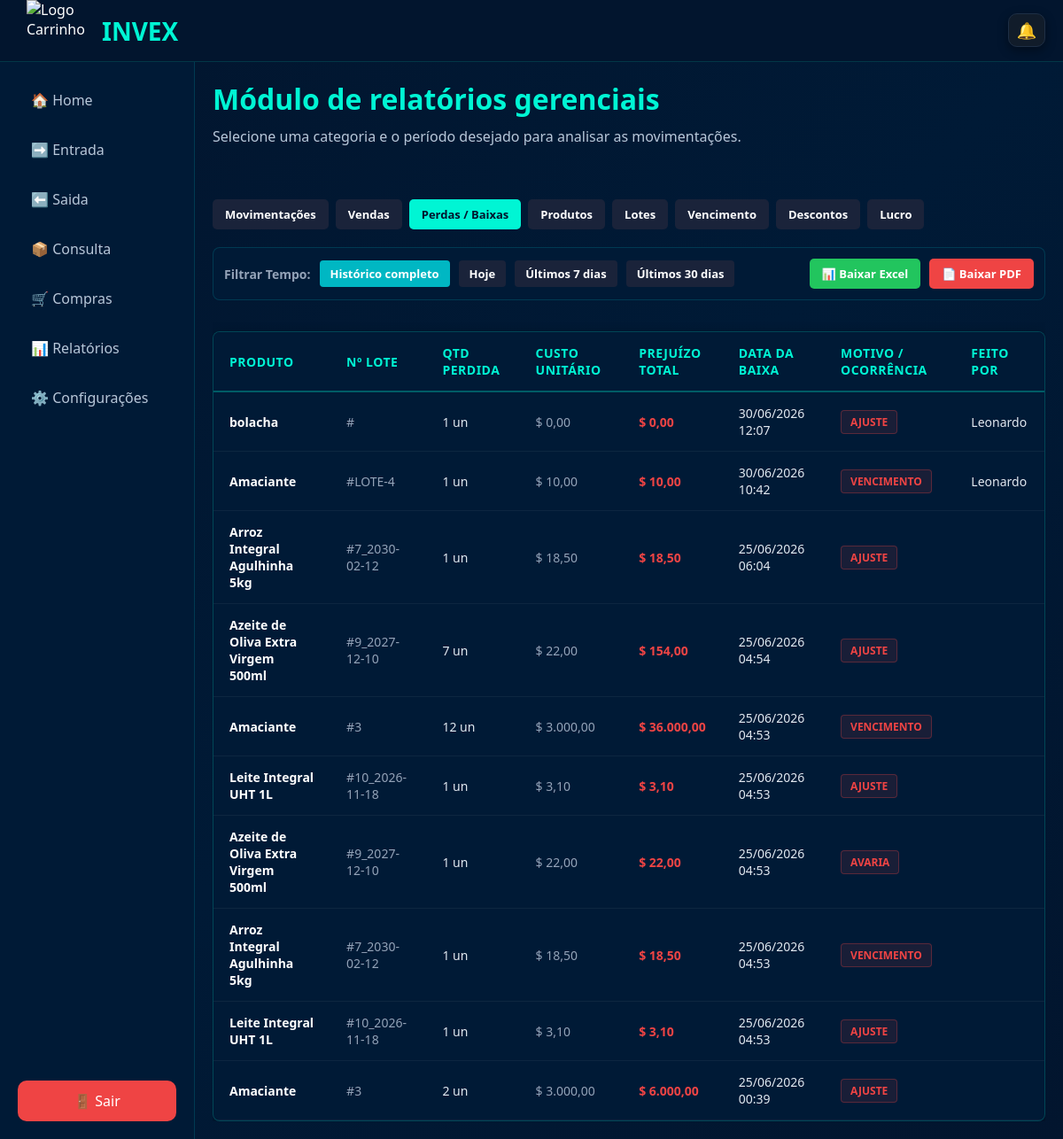
The app's page /painel_principal/relatorios/buscar_relatorio.php?tipo=baixas&periodo=todos (signed in) with its own data.
### tables this page shows
CREATE TABLE `saida` (
  `id_saida` int(11) NOT NULL,
  `idlote` int(11) NOT NULL,
  `id_lote` int(11) NOT NULL,
  `criadopor_id` int(11) NOT NULL,
  `criadopor_nome` varchar(255) NOT NULL,
  `quantidade_saida` int(11) NOT NULL,
  `motivo_saida` varchar(255) NOT NULL,
  `data_saida` datetime NOT NULL
);

CREATE TABLE `produtos` (
  `idProduto` int(11) NOT NULL,
  `NomeProduto` varchar(100) NOT NULL,
  `MarcaProduto` varchar(100) NOT NULL,
  `Descricao` varchar(255) DEFAULT NULL,
  `idEmpresa` int(11) NOT NULL,
  `criadopor_nome` varchar(100) DEFAULT NULL,
  `criadoem` datetime DEFAULT CURRENT_TIMESTAMP,
  `criadopor_id` int(11) DEFAULT NULL,
  `preco_padrao_compra` decimal(10,2) NOT NULL DEFAULT '0.00',
  `preco_padrao_venda` decimal(10,2) NOT NULL DEFAULT '0.00',
  `estoque_minimo` int(11) NOT NULL DEFAULT '0',
  `estoque_minimo_original` int(11) DEFAULT NULL
);

CREATE TABLE `produtoslotes` (
  `idlote` int(11) NOT NULL,
  `idproduto` int(11) NOT NULL,
  `quantidade` int(11) NOT NULL,
  `validade` date DEFAULT NULL,
  `criado_em` datetime DEFAULT CURRENT_TIMESTAMP,
  `criadopor_id` int(11) NOT NULL,
  `criadopor_nome` varchar(255) DEFAULT NULL,
  `idEmpresa` int(11) DEFAULT NULL,
  `numero_lote` varchar(50) NOT NULL,
  `preco_compra` decimal(10,2) NOT NULL DEFAULT '0.00',
  `preco_venda` decimal(10,2) NOT NULL DEFAULT '0.00',
  `desconto` decimal(5,2) NOT NULL DEFAULT '0.00',
  `status_lote` enum('normal','promocao','vencido') NOT NULL DEFAULT 'normal'
);

CREATE TABLE `configuracoes_gerais` (
  `id_config` int(11) NOT NULL,
  `idEmpresa` int(11) NOT NULL,
  `alerta_email` tinyint(1) NOT NULL DEFAULT '0',
  `alerta_login` tinyint(1) NOT NULL DEFAULT '1',
  `som_alerta` tinyint(1) NOT NULL DEFAULT '1',
  `casas_decimais` int(11) NOT NULL DEFAULT '2',
  `simbolo_moeda` varchar(10) NOT NULL DEFAULT 'R$',
  `formato_data` varchar(20) NOT NULL DEFAULT 'd/m/Y',
  `cor_primaria` varchar(20) NOT NULL DEFAULT '#00d9ff',
  `criado_em` timestamp NOT NULL DEFAULT CURRENT_TIMESTAMP,
  `atualizado_em` timestamp NOT NULL DEFAULT CURRENT_TIMESTAMP ON UPDATE CURRENT_TIMESTAMP
);

### painel_principal/config_global.php (called while the page is built, shortened)
<?php
$idEmpresa = $_SESSION['idEmpresa'] ?? null;
$config = [
    'cor_primaria' => '#1cd8d8',
    'casas_decimais' => 2,
    'simbolo_moeda' => 'R$',
    'formato_data' => 'd/m/Y',
    'alerta_email' => 0,
    'alerta_login' => 0,
    'som_alerta' => 0
];
if ($idEmpresa) {
    $sql = "SELECT * FROM configuracoes_gerais WHERE idEmpresa = ?";
    $stmt = $conn->prepare($sql);
    $stmt->bind_param("i", $idEmpresa);
    $stmt->execute();
    $result = $stmt->get_result();
    if ($row = $result->fetch_assoc()) {
        $config = array_merge($config, $row);
    }
}
?>

### painel_principal/relatorios/includes/relatorio_baixas.php (the view, shortened to what this page needs)
<?php
include '../config_global.php';
function formatarMoeda($valor, $simbolo, $casas)
{
    return $simbolo . ' ' . number_format((float)$valor, $casas, ',', '.');
}
$simboloMoeda = $config['simbolo_moeda'];
$casasDecimais = (int)$config['casas_decimais'];
$conn = new mysqli("localhost", "root", "usbw", "databasetcc");
$filtro_baixa = "";
$sql_baixas = "SELECT p.NomeProduto, l.numero_lote, l.preco_compra, s.quantidade_saida, s.data_saida, s.motivo_saida, s.criadopor_nome
               FROM saida s
               INNER JOIN produtoslotes l ON s.idlote = l.idlote
               INNER JOIN produtos p ON l.idproduto = p.IdProduto
               WHERE LOWER(s.motivo_saida) <> 'venda' " . $filtro_baixa . "
               ORDER BY s.id_saida DESC";
$resultado = $conn->query($sql_baixas);
?>
<?php include_once '../topo_notificacoes.php'; ?>
<div class="container-tabela">
    <table class="tabela-dados">
        <thead>
            <tr>
                <th>Produto</th>
                <th>Nº Lote</th>
                <th>Qtd Perdida</th>
                <th>Custo Unitário</th>
                <th>Prejuízo Total</th>
                <th>Data da Baixa</th>
                <th>Motivo / Ocorrência</th>
                <th>Feito por</th>
            </tr>
        </thead>
        <tbody>
            <?php
            if ($resultado->num_rows > 0) {
                while ($row = $resultado->fetch_assoc()) {
                    $data_baixa = ($row['data_saida']) ? date('d/m/Y H:i', strtotime($row['data_saida'])) : '-';
                    $qtd = intval($row['quantidade_saida']);
                    $custo_compra = isset($row['preco_compra']) ? floatval($row['preco_compra']) : 0;
                    $prejuizo_total = $custo_compra * $qtd;
                    echo "<tr>";
echo "<td style='font-weight: 600; color: #fff;'>" . htmlspecialchars($row['NomeProduto']) . "</td>";
echo "<td style='color: #94a3b8;'>#" . htmlspecialchars($row['numero_lote']) . "</td>";
echo "<td>" . $qtd . " un</td>";
echo "<td style='color: #94a3b8;'>"
    . formatarMoeda($custo_compra, $simboloMoeda, $casasDecimais) .
"</td>";
echo "<td><span class='valor-prejuizo'>"
    . formatarMoeda($prejuizo_total, $simboloMoeda, $casasDecimais) .
"</span></td>";
echo "<td>" . $data_baixa . "</td>";
echo "<td><span class='badge-perda'>" . htmlspecialchars($row['motivo_saida']) . "</span></td>";
echo "<td>" . htmlspecialchars($row['criadopor_nome']) . "</td>";
echo "</tr>";
                }
            } else {
                echo "<tr><td colspan='8' style='text-align:center; color:#94a3b8; padding:25px;'>Nenhuma perda ou baixa registrada neste período.</td></tr>";
            }
            ?>
        </tbody>
    </table>
</div>

### painel_principal/relatorios/css/relatorios.css (style rules this page uses)
* { margin: 0; padding: 0; box-sizing: border-box; font-family: 'Segoe UI'; }
:root { --bg: #02152E; --sidebar: #001A36; --card: #001A36; --primary: #00F5D4; --secondary: #17D9B7; --border: #00B7C3; --text: #ffffff; --sub: #B8C7D9; }
body { background: linear-gradient( 135deg, #02152E 0%, #001A36 50%, #02152E 100% ); color: var(--text); }

### painel_principal/relatorios/includes/relatorio_baixas.php (style rules this page uses)
.container-tabela { width: 100%; margin-top: 20px; background: #001a36; border: 1px solid rgba(0, 245, 212, 0.2); border-radius: 8px; overflow: hidden; box-shadow: 0 4px 15px rgba(0, 0, 0, 0.3); }
.tabela-dados { width: 100%; border-collapse: collapse; text-align: left; font-family: sans-serif; }
.tabela-dados th { background-color: rgba(0, 245, 212, 0.08); color: #00F5D4; padding: 14px 18px; font-size: 14px; text-transform: uppercase; border-bottom: 2px solid rgba(0, 245, 212, 0.3); letter-spacing: 0.5px; }
.tabela-dados td { padding: 14px 18px; color: #e2e8f0; font-size: 14px; border-bottom: 1px solid rgba(255, 255, 255, 0.05); }
.badge-perda { display: inline-block; padding: 4px 10px; border-radius: 4px; font-size: 12px; font-weight: bold; text-transform: uppercase; background: rgba(239, 68, 68, 0.1); color: #ef4444; border: 1px solid rgba(239, 68, 68, 0.3); }
.valor-prejuizo { color: #ef4444; font-weight: bold; }

### painel_principal/relatorios/buscar_relatorio.php (style rules this page uses)
html, body { margin: 0; padding: 0; height: 100vh !important; max-height: 100vh !important; overflow: hidden !important; box-sizing: border-box; background-color: #02152E; }
.container-tabela { width: 100%; margin-top: 10px; background: #001a36; border: 1px solid rgba(0, 245, 212, 0.2); border-radius: 8px; box-shadow: 0 4px 15px rgba(0, 0, 0, 0.3); flex: 1 !important; overflow-y: auto !important; }
.tabela-dados { width: 100%; border-collapse: collapse; text-align: left; font-family: sans-serif; }
.tabela-dados th { background-color: #001a36 !important; color: #00F5D4; padding: 14px 18px; font-size: 14px; text-transform: uppercase; border-bottom: 2px solid rgba(0, 245, 212, 0.3); letter-spacing: 0.5px; position: sticky !important; top: 0 !important; z-index: 10 !important; }
.tabela-dados td { padding: 14px 18px; color: #e2e8f0; font-size: 14px; border-bottom: 1px solid rgba(255, 255, 255, 0.05); }

### records on screen
saida: produtos.NomeProduto "bolacha", quantidade_saida "1", idlote.casas_decimais "$ 0,00", idlote+quantidade_saida "$ 0,00", data_saida "30/06/2026 12:07", motivo_saida "AJUSTE", criadopor_nome "Leonardo"
saida: produtos.NomeProduto "Amaciante", idlote.numero_lote "LOTE-4", quantidade_saida "1", idlote.casas_decimais "$ 10,00", idlote+quantidade_saida "$ 10,00", data_saida "30/06/2026 10:42", motivo_saida "VENCIMENTO", criadopor_nome "Leonardo"
saida: produtos.NomeProduto "Arroz Integral Agulhinha 5kg", idlote.numero_lote "7_2030-02-12", quantidade_saida "1", idlote.casas_decimais "$ 18,50", idlote+quantidade_saida "$ 18,50", data_saida "25/06/2026 06:04", motivo_saida "AJUSTE"
saida: produtos.NomeProduto "Azeite de Oliva Extra Virgem 500ml", idlote.numero_lote "9_2027-12-10", quantidade_saida "7", idlote.casas_decimais "$ 22,00", idlote+quantidade_saida "$ 154,00", data_saida "25/06/2026 04:54", motivo_saida "AJUSTE"
saida: produtos.NomeProduto "Amaciante", idlote.numero_lote "3", quantidade_saida "12", idlote.casas_decimais "$ 3.000,00", idlote+quantidade_saida "$ 36.000,00", data_saida "25/06/2026 04:53", motivo_saida "VENCIMENTO"
saida: produtos.NomeProduto "Leite Integral UHT 1L", idlote.numero_lote "10_2026-11-18", quantidade_saida "1", idlote.casas_decimais "$ 3,10", idlote+quantidade_saida "$ 3,10", data_saida "25/06/2026 04:53", motivo_saida "AJUSTE"
saida: produtos.NomeProduto "Azeite de Oliva Extra Virgem 500ml", idlote.numero_lote "9_2027-12-10", quantidade_saida "1", idlote.casas_decimais "$ 22,00", idlote+quantidade_saida "$ 22,00", data_saida "25/06/2026 04:53", motivo_saida "AVARIA"
saida: produtos.NomeProduto "Arroz Integral Agulhinha 5kg", idlote.numero_lote "7_2030-02-12", quantidade_saida "1", idlote.casas_decimais "$ 18,50", idlote+quantidade_saida "$ 18,50", data_saida "25/06/2026 04:53", motivo_saida "VENCIMENTO"
saida: produtos.NomeProduto "Leite Integral UHT 1L", idlote.numero_lote "10_2026-11-18", quantidade_saida "1", idlote.casas_decimais "$ 3,10", idlote+quantidade_saida "$ 3,10", data_saida "25/06/2026 04:53", motivo_saida "AJUSTE"
saida: produtos.NomeProduto "Amaciante", idlote.numero_lote "3", quantidade_saida "2", idlote.casas_decimais "$ 3.000,00", idlote+quantidade_saida "$ 6.000,00", data_saida "25/06/2026 00:39", motivo_saida "AJUSTE"
